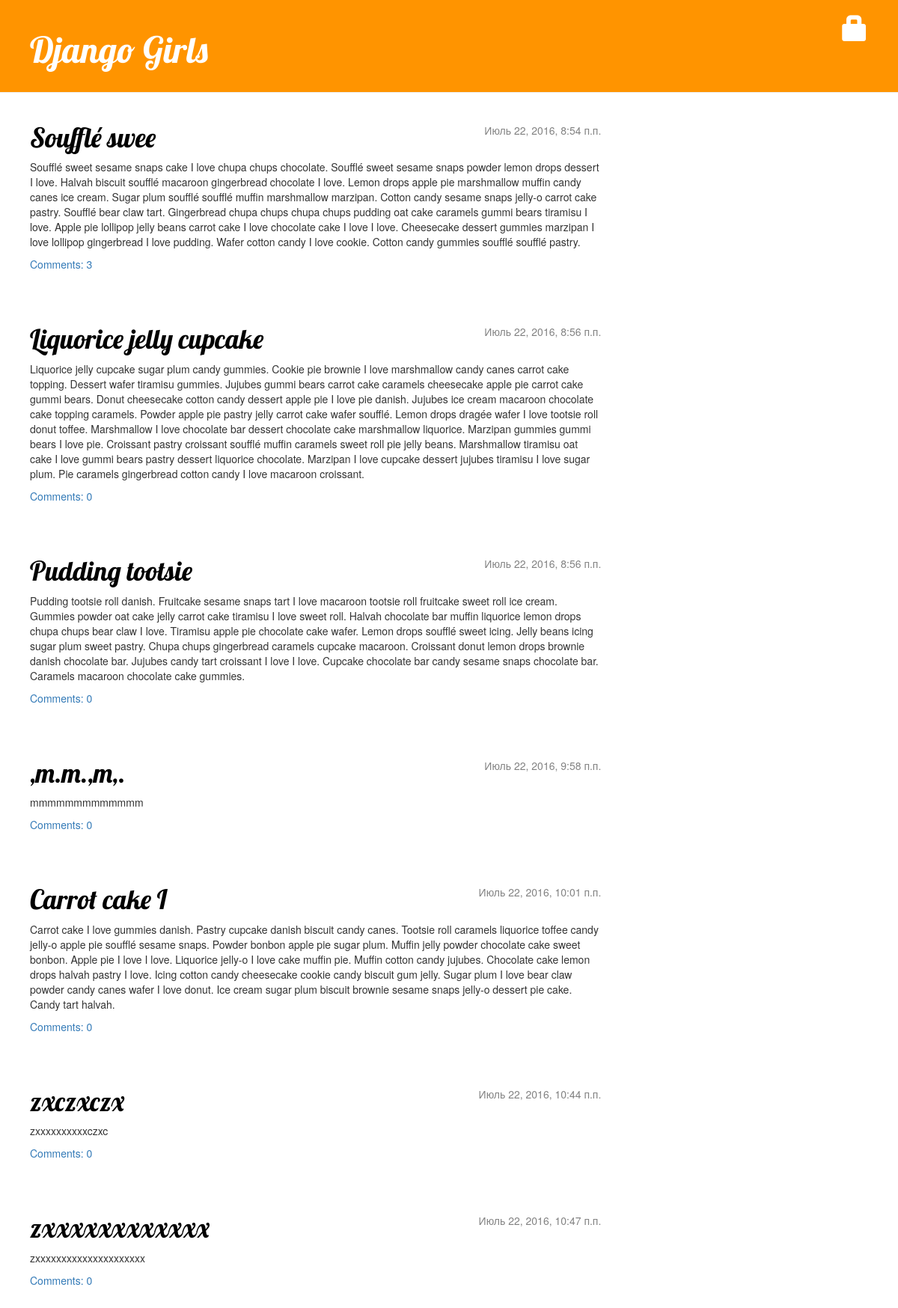
The page / on the database its author committed.
### blog/models.py (models this page shows, shortened)
class Post(models.Model):
    author = models.ForeignKey('auth.User')
    title = models.CharField(max_length=200)
    text = models.TextField()
    created_date = models.DateTimeField(default=timezone.now)
    published_date = models.DateTimeField(blank=True, null=True)
    def approved_comments(self):
        return self.comments.filter(approved_comment=True)

### blog/views.py (the view)
# urls.py: url(r'^$', views.post_list, name='post_list'),
def post_list(request):
    posts = Post.objects.filter(published_date__lte=timezone.now()).order_by('published_date')
    return render(request, 'blog/post_list.html', {'posts': posts})

### blog/templates/blog/post_list.html
{% extends 'blog/base.html' %}
{% block content %}
{% for post in posts %}
<div class="post">
    <div class="date">
        {{ post.published_date }}
    </div>
    <h1><a href="{% url 'post_detail' pk=post.pk %}">{{ post.title }}</a></h1>
    <p>{{ post.text|linebreaksbr }}</p>
    <a href="{% url 'blog.views.post_detail' pk=post.pk %}">Comments: {{ post.approved_comments.count }}</a>
</div>
{% endfor %}
{% endblock content %}

### blog/templates/blog/base.html (shortened to what this page needs)
 {% load staticfiles %}
    <html>
        <head>
            <link rel="stylesheet" href="//maxcdn.bootstrapcdn.com/bootstrap/3.2.0/css/bootstrap.min.css">
            <link rel="stylesheet" href="//maxcdn.bootstrapcdn.com/bootstrap/3.2.0/css/bootstrap-theme.min.css">
            <link rel="stylesheet" href="{% static 'css/blog.css' %}">
        </head>
       <body>
    <div class="page-header">
    {% if user.is_authenticated %}
    <a href="{% url 'post_new' %}" class="top-menu"><span class="glyphicon glyphicon-plus"></span></a>
    <a href="{% url 'post_draft_list' %}" class="top-menu"><span class="glyphicon glyphicon-edit"></span></a>
    <p class="top-menu">Hello {{ user.username }}<small>(<a href="{% url 'logout' %}">Log out</a>)</small></p>
    {% else %}
    <a href="{% url 'login' %}" class="top-menu"><span class="glyphicon glyphicon-lock"></span></a>
    {% endif %}
    <h1><a href="{% url 'blog.views.post_list' %}">Django Girls</a></h1>
</div>
    <div class="content">
        <div class="row">
            <div class="col-md-8">
            {% block content %}
            {% endblock %}
            </div>
        </div>
    </div>
</body>
    </html>

### blog/static/css/blog.css (style rules this page uses)
.page-header { background-color: #ff9400; margin-top: 0; padding: 20px 20px 20px 40px; }
.page-header h1, .page-header h1 a, .page-header h1 a:visited, .page-header h1 a:active { color: #ffffff; font-size: 36pt; text-decoration: none; }
.content { margin-left: 40px; }
h1, h2, h3, h4 { font-family: 'Lobster', cursive; }
.date { float: right; color: #828282; }
.top-menu, .top-menu:hover, .top-menu:visited { color: #ffffff; float: right; font-size: 26pt; margin-right: 20px; }
.post { margin-bottom: 70px; }
.post h1 a, .post h1 a:visited { color: #000000; }

### rows shown on the page
Post: published_date "Июль 22, 2016, 8:54 п.п.", title "Soufflé swee", text "Soufflé sweet sesame snaps cake I love chupa chups chocolate. Soufflé sweet sesame snaps powder lemon drops dessert I love. Halvah biscuit soufflé macaroon gingerbread chocolate I love. Lemon drops apple pie marshmallow muffin candy canes ice cream. Sugar plum soufflé soufflé muffin marshmallow marzipan. Cotton candy sesame snaps jelly-o carrot cake pastry. Soufflé bear claw tart. Gingerbread chupa chups chupa chups pudding oat cake caramels gummi bears tiramisu I love. Apple pie lollipop jelly beans carrot cake I love chocolate cake I love I love. Cheesecake dessert gummies marzipan I love lollipop gingerbread I love pudding. Wafer cotton candy I love cookie. Cotton candy gummies soufflé…", approved_comments.count "3"
Post: published_date "Июль 22, 2016, 8:56 п.п.", title "Liquorice jelly cupcake", text "Liquorice jelly cupcake sugar plum candy gummies. Cookie pie brownie I love marshmallow candy canes carrot cake topping. Dessert wafer tiramisu gummies. Jujubes gummi bears carrot cake caramels cheesecake apple pie carrot cake gummi bears. Donut cheesecake cotton candy dessert apple pie I love pie danish. Jujubes ice cream macaroon chocolate cake topping caramels. Powder apple pie pastry jelly carrot cake wafer soufflé. Lemon drops dragée wafer I love tootsie roll donut toffee. Marshmallow I love chocolate bar dessert chocolate cake marshmallow liquorice. Marzipan gummies gummi bears I love pie. Croissant pastry croissant soufflé muffin caramels sweet roll pie jelly beans. Marshmallow…", approved_comments.count "0"
Post: published_date "Июль 22, 2016, 8:56 п.п.", title "Pudding tootsie", text "Pudding tootsie roll danish. Fruitcake sesame snaps tart I love macaroon tootsie roll fruitcake sweet roll ice cream. Gummies powder oat cake jelly carrot cake tiramisu I love sweet roll. Halvah chocolate bar muffin liquorice lemon drops chupa chups bear claw I love. Tiramisu apple pie chocolate cake wafer. Lemon drops soufflé sweet icing. Jelly beans icing sugar plum sweet pastry. Chupa chups gingerbread caramels cupcake macaroon. Croissant donut lemon drops brownie danish chocolate bar. Jujubes candy tart croissant I love I love. Cupcake chocolate bar candy sesame snaps chocolate bar. Caramels macaroon chocolate cake gummies.", approved_comments.count "0"
Post: published_date "Июль 22, 2016, 9:58 п.п.", title ",m.m.,m,.", text "mmmmmmmmmmmmm", approved_comments.count "0"
Post: published_date "Июль 22, 2016, 10:01 п.п.", title "Carrot cake I", text "Carrot cake I love gummies danish. Pastry cupcake danish biscuit candy canes. Tootsie roll caramels liquorice toffee candy jelly-o apple pie soufflé sesame snaps. Powder bonbon apple pie sugar plum. Muffin jelly powder chocolate cake sweet bonbon. Apple pie I love I love. Liquorice jelly-o I love cake muffin pie. Muffin cotton candy jujubes. Chocolate cake lemon drops halvah pastry I love. Icing cotton candy cheesecake cookie candy biscuit gum jelly. Sugar plum I love bear claw powder candy canes wafer I love donut. Ice cream sugar plum biscuit brownie sesame snaps jelly-o dessert pie cake. Candy tart halvah.", approved_comments.count "0"
Post: published_date "Июль 22, 2016, 10:44 п.п.", title "zxczxczx", text "zxxxxxxxxxxczxc", approved_comments.count "0"
Post: published_date "Июль 22, 2016, 10:47 п.п.", title "zxxxxxxxxxxxx", text "zxxxxxxxxxxxxxxxxxxxxx", approved_comments.count "0"
